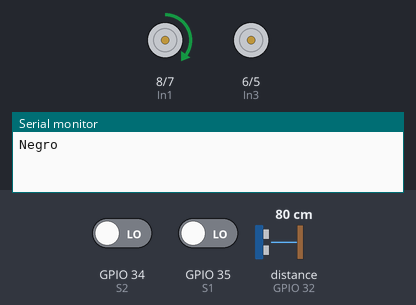
Bench run of a sketch on a simulated ESP32. Parts: motor-driver pin pairs drawn as motors (green arrow = first pin HIGH = forward, orange = second pin HIGH = backward, longer = more drive, scaled by the enable pin), the last lines printed to the serial monitor. The inputs (shaded band) are chosen by the test bench; at power-on: GPIO 34 (S2) LOW, GPIO 35 (S1) LOW, distance to the obstacle (sensor on GPIO 32) 80 cm. The echo pulse lasts 58.3 µs per cm.

Above: at 5.2 s.
5.3 s: GPIO 34 (S2) driven HIGH
12.2 s: GPIO 35 (S1) driven HIGH
At 13.2 s:
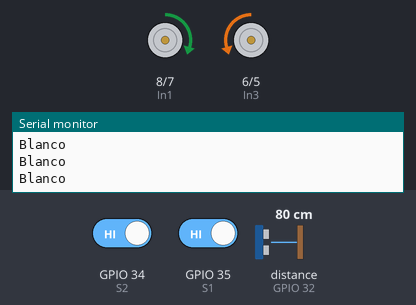
15.7 s: GPIO 35 (S1) driven LOW
At 16.5 s:
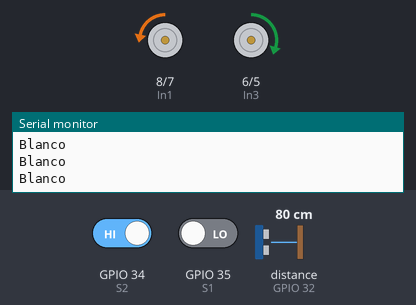
22.8 s: GPIO 34 (S2) driven LOW
At 25.2 s:
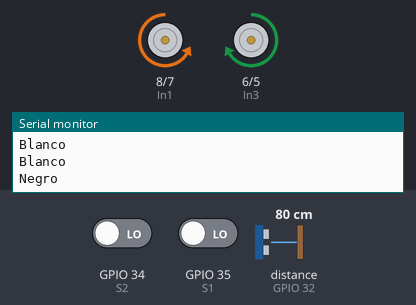
Timing chart, 0 to 30.7 s (numbered marks = the images above; inputs shaded):
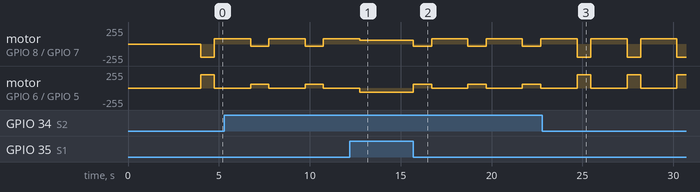

The sketch:

barreobjetos.ino
```cpp
//#include <SoftwareSerial.h> // libreria serial
#include <NewPing.h>
//SoftwareSerial miBT(10,11);

#define led 13
#define TRIGGER_PIN  33
#define ECHO_PIN     32
#define MAX_DISTANCE 200
#define S1 35
#define S2 34
#define Ena 9
#define In1 8
#define In2 7
#define In3 6
#define In4 5
#define Enb 4

NewPing sonar(TRIGGER_PIN, ECHO_PIN, MAX_DISTANCE);

void setup() {
  //miBT.begin(115200);
  Serial.begin(9600);

  pinMode(S1, INPUT);
  pinMode(S2, INPUT);
  pinMode(Ena,OUTPUT);
  pinMode(In1,OUTPUT);
  pinMode(In2,OUTPUT);
  pinMode(In3,OUTPUT);
  pinMode(In4,OUTPUT);
  pinMode(Enb,OUTPUT);
  analogWrite(Ena,0);
  analogWrite(Enb,0);

  //Leds de encendido
  for(int i = 0; i < 10; i++){
    digitalWrite(led, HIGH);
    delay(200);
    digitalWrite(led, LOW);
    delay(200);
  }
  while(!Serial){
    ;
  }
  analogWrite(Ena, 60);
  analogWrite(Enb, 60);
}
void loop() {
  int v1 = digitalRead(S1);// Derecha
  int v2 = digitalRead(S2);// Izquierda

  if(v1 == 1 && v2 == 1){ // Detecta Blanco
    Serial.println("Blanco");
    adelante(60);
    int distancia = sonar.ping_cm();
    if (distancia < 5){
      adelante(80);
    }
  }else if(v1 == 0 && v2 == 0){ // Detecta Negro
    Serial.println("Negro");
    atras();
    delay(750);
    girar();
    delay(2000);
  } else if(v2 == 1 && v1 == 0){ // Detecta sensor der Negro
    reversaIzq();
    delay(1000);
    girar();
    delay(2000);
  } else if(v2 == 0 && v1 == 1){ // Detecta sensor izq Negro
    reversaDer();
    delay(1000);
    girar();
    delay(2000);
   }
}

void reversaIzq(){
  analogWrite(Ena, 30);
  digitalWrite(In1, LOW);
  digitalWrite(In2, HIGH);
  analogWrite(Enb, 60);
  digitalWrite(In3, HIGH);
  digitalWrite(In4, LOW);
}

void reversaDer(){
  analogWrite(Ena, 60);
  digitalWrite(In1, LOW);
  digitalWrite(In2, HIGH);
  analogWrite(Enb, 30);
  digitalWrite(In3, HIGH);
  digitalWrite(In4, LOW);
}

   // ENA IZQ ENB DER
// adelante
void adelante(int pot){
  analogWrite(Ena, pot);
  digitalWrite(In1, HIGH);
  digitalWrite(In2, LOW);
  analogWrite(Enb, pot);
  digitalWrite(In3, LOW);
  digitalWrite(In4, HIGH);
}

void atras(){
  analogWrite(Ena, 200);
  digitalWrite(In2, HIGH);
  digitalWrite(In1, LOW);
  analogWrite(Enb, 200);
  digitalWrite(In4, LOW);
  digitalWrite(In3, HIGH);
}

void izquierda(){
analogWrite(Ena, 30);
digitalWrite(In1, HIGH);
digitalWrite(In2, LOW);
analogWrite(Enb, 60);
digitalWrite(In3, HIGH);
digitalWrite(In4, LOW);
}

void derecha(){
      analogWrite(Ena, 60);
      digitalWrite(In1, HIGH);
      digitalWrite(In2, LOW);
      analogWrite(Enb, 30);
      digitalWrite(In3, LOW);
      digitalWrite(In4, HIGH);

}

void frenar(){
  analogWrite(Ena, 0);
  digitalWrite(In2, HIGH);
  digitalWrite(In1, LOW);
  analogWrite(Enb, 0);
  digitalWrite(In4, HIGH);
  digitalWrite(In3, LOW);
}

void girar(){
  analogWrite(Ena, 80);
  digitalWrite(In1, HIGH);
  digitalWrite(In2, LOW);
  analogWrite(Enb, 0);
  digitalWrite(In3, HIGH);
  digitalWrite(In4, LOW);
}
```

Measured:
- after the input at 15.7 s, motor on GPIO 8 (In1) / GPIO 7 (In2): alternates forward 80/255 for 2.0 s and backward 30/255 for 1.0 s, starting at once; motor on GPIO 6 (In3) / GPIO 5 (In4): alternates forward 60/255 for 1.0 s and stopped for 2.0 s, starting at once
- by itself, motor on GPIO 8 (In1) / GPIO 7 (In2): alternates forward 80/255 for 2.0 s and backward 30/255 for 1.0 s
- by itself, motor on GPIO 6 (In3) / GPIO 5 (In4): alternates forward 60/255 for 1.0 s and stopped for 2.0 s
